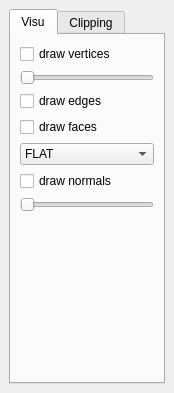
<?xml version="1.0" encoding="UTF-8"?>
<ui version="4.0">
 <class>DockWidget</class>
 <widget class="QDockWidget" name="DockWidget">
  <property name="geometry">
   <rect>
    <x>0</x>
    <y>0</y>
    <width>174</width>
    <height>393</height>
   </rect>
  </property>
  <property name="minimumSize">
   <size>
    <width>174</width>
    <height>393</height>
   </size>
  </property>
  <property name="windowTitle">
   <string>Commands</string>
  </property>
  <widget class="QWidget" name="dockWidgetContents">
   <layout class="QVBoxLayout" name="verticalLayout_3">
    <item>
     <widget class="QTabWidget" name="tabWidget">
      <property name="currentIndex">
       <number>0</number>
      </property>
      <widget class="QWidget" name="tab">
       <attribute name="title">
        <string>Visu</string>
       </attribute>
       <layout class="QVBoxLayout" name="verticalLayout">
        <item>
         <widget class="QCheckBox" name="check_drawVertices">
          <property name="text">
           <string>draw vertices</string>
          </property>
         </widget>
        </item>
        <item>
         <widget class="QSlider" name="slider_verticesSize">
          <property name="orientation">
           <enum>Qt::Horizontal</enum>
          </property>
         </widget>
        </item>
        <item>
         <widget class="QCheckBox" name="check_drawEdges">
          <property name="text">
           <string>draw edges</string>
          </property>
         </widget>
        </item>
        <item>
         <widget class="QCheckBox" name="check_drawFaces">
          <property name="text">
           <string>draw faces</string>
          </property>
         </widget>
        </item>
        <item>
         <widget class="QComboBox" name="combo_faceLighting">
          <property name="focusPolicy">
           <enum>Qt::TabFocus</enum>
          </property>
          <item>
           <property name="text">
            <string>FLAT</string>
           </property>
          </item>
          <item>
           <property name="text">
            <string>PHONG</string>
           </property>
          </item>
         </widget>
        </item>
        <item>
         <widget class="QCheckBox" name="check_drawNormals">
          <property name="text">
           <string>draw normals</string>
          </property>
         </widget>
        </item>
        <item>
         <widget class="QSlider" name="slider_normalsSize">
          <property name="orientation">
           <enum>Qt::Horizontal</enum>
          </property>
         </widget>
        </item>
        <item>
         <spacer name="verticalSpacer">
          <property name="orientation">
           <enum>Qt::Vertical</enum>
          </property>
          <property name="sizeHint" stdset="0">
           <size>
            <width>20</width>
            <height>40</height>
           </size>
          </property>
         </spacer>
        </item>
       </layout>
      </widget>
      <widget class="QWidget" name="tab_2">
       <attribute name="title">
        <string>Clipping</string>
       </attribute>
       <widget class="QLabel" name="label_Plane">
        <property name="geometry">
         <rect>
          <x>10</x>
          <y>10</y>
          <width>69</width>
          <height>18</height>
         </rect>
        </property>
        <property name="text">
         <string>Plane :</string>
        </property>
       </widget>
       <widget class="QLabel" name="label_plane_a">
        <property name="geometry">
         <rect>
          <x>20</x>
          <y>30</y>
          <width>21</width>
          <height>18</height>
         </rect>
        </property>
        <property name="text">
         <string>a :</string>
        </property>
       </widget>
       <widget class="QDoubleSpinBox" name="doubleSpinBox_plane_a">
        <property name="geometry">
         <rect>
          <x>10</x>
          <y>50</y>
          <width>63</width>
          <height>28</height>
         </rect>
        </property>
        <property name="layoutDirection">
         <enum>Qt::LeftToRight</enum>
        </property>
        <property name="minimum">
         <double>-99.000000000000000</double>
        </property>
        <property name="singleStep">
         <double>0.100000000000000</double>
        </property>
       </widget>
       <widget class="QDoubleSpinBox" name="doubleSpinBox_plane_b">
        <property name="geometry">
         <rect>
          <x>80</x>
          <y>50</y>
          <width>63</width>
          <height>28</height>
         </rect>
        </property>
        <property name="minimum">
         <double>-99.000000000000000</double>
        </property>
        <property name="singleStep">
         <double>0.100000000000000</double>
        </property>
       </widget>
       <widget class="QLabel" name="label_plane_b">
        <property name="geometry">
         <rect>
          <x>90</x>
          <y>30</y>
          <width>21</width>
          <height>18</height>
         </rect>
        </property>
        <property name="text">
         <string>b :</string>
        </property>
       </widget>
       <widget class="QDoubleSpinBox" name="doubleSpinBox_plane_c">
        <property name="geometry">
         <rect>
          <x>10</x>
          <y>110</y>
          <width>63</width>
          <height>28</height>
         </rect>
        </property>
        <property name="minimum">
         <double>-99.000000000000000</double>
        </property>
        <property name="singleStep">
         <double>0.100000000000000</double>
        </property>
       </widget>
       <widget class="QLabel" name="label_plane_c">
        <property name="geometry">
         <rect>
          <x>20</x>
          <y>90</y>
          <width>21</width>
          <height>18</height>
         </rect>
        </property>
        <property name="text">
         <string>c :</string>
        </property>
       </widget>
       <widget class="QDoubleSpinBox" name="doubleSpinBox_plane_d">
        <property name="geometry">
         <rect>
          <x>80</x>
          <y>110</y>
          <width>63</width>
          <height>28</height>
         </rect>
        </property>
        <property name="minimum">
         <double>-99.000000000000000</double>
        </property>
        <property name="singleStep">
         <double>0.100000000000000</double>
        </property>
       </widget>
       <widget class="QLabel" name="label_plane_d">
        <property name="geometry">
         <rect>
          <x>90</x>
          <y>90</y>
          <width>21</width>
          <height>18</height>
         </rect>
        </property>
        <property name="text">
         <string>d :</string>
        </property>
       </widget>
       <widget class="QLabel" name="label_color_attenuation">
        <property name="geometry">
         <rect>
          <x>10</x>
          <y>150</y>
          <width>141</width>
          <height>18</height>
         </rect>
        </property>
        <property name="text">
         <string>Color attenuation :</string>
        </property>
       </widget>
       <widget class="QDoubleSpinBox" name="doubleSpinBox_color_attenuation">
        <property name="geometry">
         <rect>
          <x>10</x>
          <y>180</y>
          <width>63</width>
          <height>28</height>
         </rect>
        </property>
       </widget>
      </widget>
     </widget>
    </item>
   </layout>
  </widget>
 </widget>
 <resources/>
 <connections>
  <connection>
   <sender>check_drawNormals</sender>
   <signal>toggled(bool)</signal>
   <receiver>slider_normalsSize</receiver>
   <slot>setVisible(bool)</slot>
   <hints>
    <hint type="sourcelabel">
     <x>75</x>
     <y>191</y>
    </hint>
    <hint type="destinationlabel">
     <x>75</x>
     <y>222</y>
    </hint>
   </hints>
  </connection>
  <connection>
   <sender>check_drawVertices</sender>
   <signal>toggled(bool)</signal>
   <receiver>slider_verticesSize</receiver>
   <slot>setVisible(bool)</slot>
   <hints>
    <hint type="sourcelabel">
     <x>75</x>
     <y>44</y>
    </hint>
    <hint type="destinationlabel">
     <x>75</x>
     <y>75</y>
    </hint>
   </hints>
  </connection>
 </connections>
</ui>
